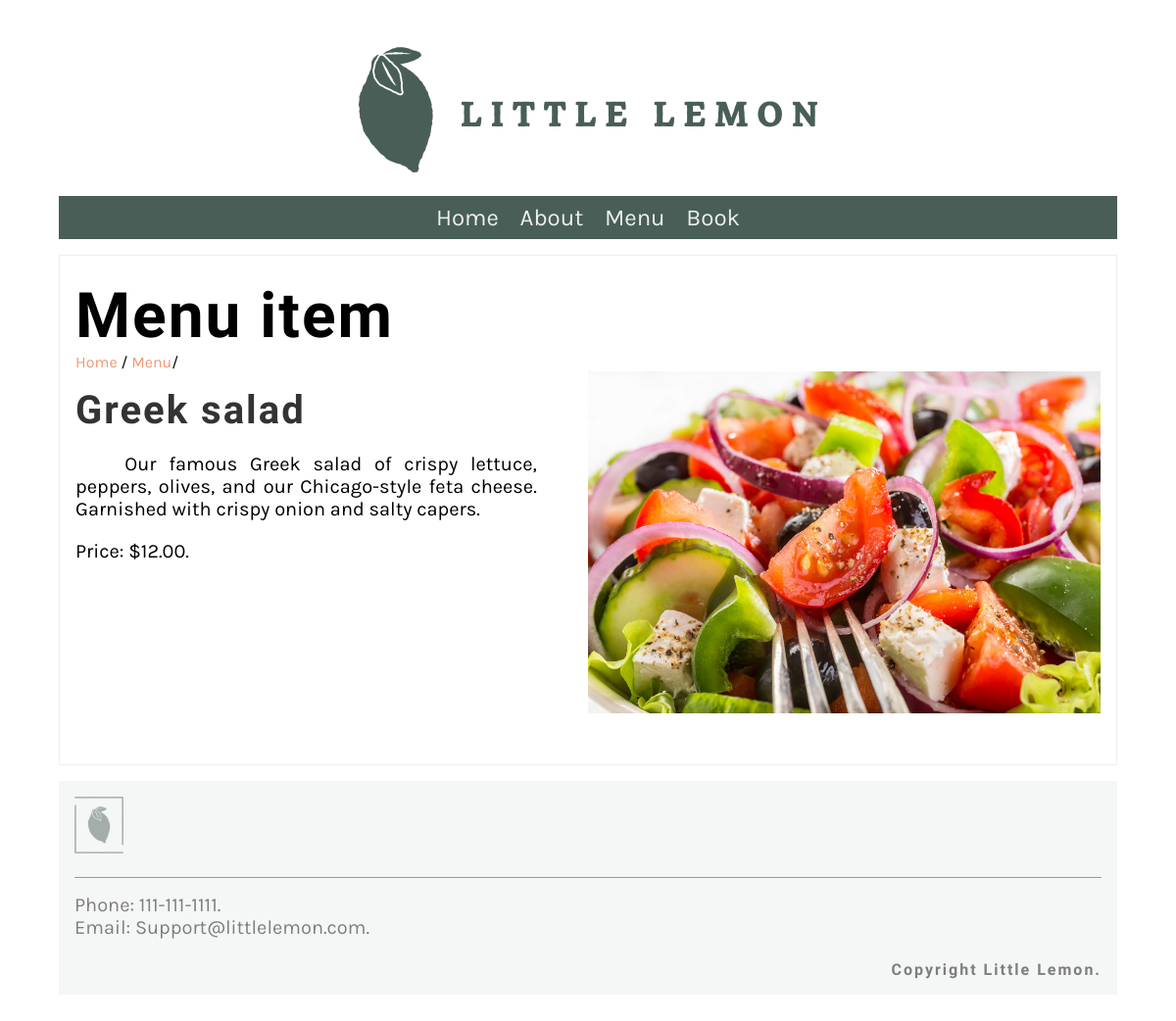
Screenshot of /menu_item/1/ with the database file from the repository.
### restaurant/models.py (models this page shows, shortened)
class MenuItem(models.Model):
    name = models.CharField(max_length=200, default='NA')
    price = models.IntegerField()
    description = models.TextField(max_length=1000, default='No Description')
    category = models.ForeignKey(Category, on_delete= models.PROTECT)

### restaurant/views.py (the view)
# urls.py: path('menu_item/<int:pk>/', views.display_items, name= 'menu_item'),
def display_items(request, pk = None):
    if pk:
        item = MenuItem.objects.get( pk = pk)
    else:
        item = ''
    item_data = { 'item': item}
    return render(request, 'menu_item.html', item_data)

### templates/menu_item.html
{% extends 'base.html' %}
{% load static %}
{% block content %}
<section>
   <article>
      <h1>Menu item</h1>
      <span>
         <a href="{% url 'home' %}">Home</a> /
         <a href="{% url 'menu' %}">Menu</a>/
      </span>
      <div class="row">
         <div class="column">
            <h2>
               {{item.name}}
            </h2>
            <p style="text-align: justify; margin-right: 10%;">
               &nbsp; &nbsp; {{item.description}}
            </p>
            <p>
               Price: ${{item.price}}.00.
            </p>
         </div>
         <div class="column">
            <img  src=" {% static 'img/menu_items/'%}{{item.name}}.jpg " alt="{{ item.name}}" />
         </div>
      </div>
   </article>
</section>
{% endblock %}

### restaurant/static/css/style.css (style rules this page uses)
body { font-family: 'Karla', sans-serif; margin-top: 3rem; margin-bottom: 3rem; margin-left: 5%; margin-right: 5%; }
h1, h2, h3, h4, h5, h6 { font-family: 'Markazi Text', serif; letter-spacing: 2px;; }
h1 { font-size: 4rem; margin-top: 1.5rem; margin-bottom: 0; }
h2 { font-size: 2.5rem; color: #333333; margin:1rem 0; }
p, ul { font-size: 1.25rem;; }
a { color: #EE9972; text-decoration: none; }
section { display: flex; gap: 2rem 1rem; margin-top: 1rem; margin-bottom: 1rem; flex-direction: row; }
article { flex:1; }
article img { max-width: 100%; }
main article { border: 1px solid #EDEFEE; padding-left: 1rem; padding-right: 1rem; }
.row { display: flex; flex-direction: row; width: 100%; padding-bottom: 1rem; }
.column { flex-basis: 50%; margin-bottom: 1rem; padding-bottom: 1rem; }

### rows the page displays
MenuItem: name "Greek salad", description "Our famous Greek salad of crispy lettuce, peppers, olives, and our Chicago-style feta cheese. Garnished with crispy onion and salty capers.", price "12", name (picture)
